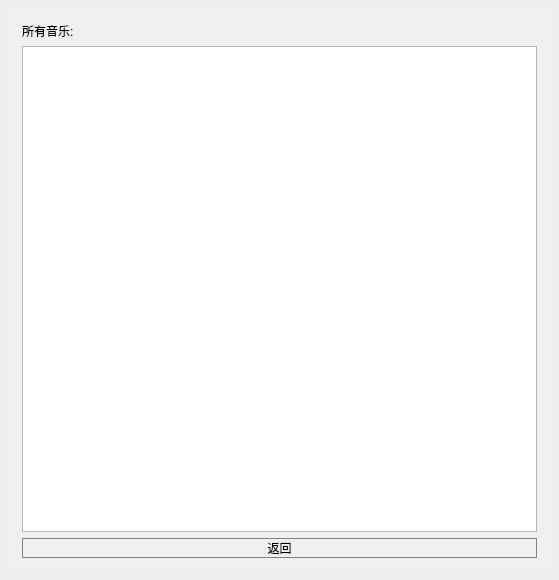
<?xml version="1.0" encoding="UTF-8"?>
<ui version="4.0">
 <class>CSongListSmallWgtClass</class>
 <widget class="QWidget" name="CSongListSmallWgtClass">
  <property name="geometry">
   <rect>
    <x>0</x>
    <y>0</y>
    <width>559</width>
    <height>580</height>
   </rect>
  </property>
  <property name="windowTitle">
   <string>CSongListSmallWgt</string>
  </property>
  <layout class="QGridLayout" name="gridLayout">
   <item row="0" column="0">
    <widget class="QWidget" name="mainWgt" native="true">
     <property name="styleSheet">
      <string notr="true">#mainWgt{
	background-color:#f0f0f0;
}</string>
     </property>
     <layout class="QVBoxLayout" name="verticalLayout_2">
      <item>
       <layout class="QVBoxLayout" name="verticalLayout">
        <item>
         <widget class="QLabel" name="label">
          <property name="styleSheet">
           <string notr="true">#label{
	color:black;
}</string>
          </property>
          <property name="text">
           <string>所有音乐:</string>
          </property>
         </widget>
        </item>
        <item>
         <widget class="CMusicListView" name="listView"/>
        </item>
        <item>
         <widget class="QPushButton" name="backBtn">
          <property name="styleSheet">
           <string notr="true">#backBtn{
	border:1px solid #808080;
}

#backBtn:hover{
	border:1px solid balck;
}</string>
          </property>
          <property name="text">
           <string>返回</string>
          </property>
          <property name="icon">
           <iconset resource="MusicPlayer.qrc">
            <normaloff>:/MusicPlayer/img/音乐列表_hover.png</normaloff>:/MusicPlayer/img/音乐列表_hover.png</iconset>
          </property>
         </widget>
        </item>
       </layout>
      </item>
     </layout>
    </widget>
   </item>
  </layout>
 </widget>
 <layoutdefault spacing="6" margin="11"/>
 <customwidgets>
  <customwidget>
   <class>CMusicListView</class>
   <extends>QListView</extends>
   <header location="global">MusicListView.h</header>
  </customwidget>
 </customwidgets>
 <resources>
  <include location="MusicPlayer.qrc"/>
 </resources>
 <connections/>
</ui>
